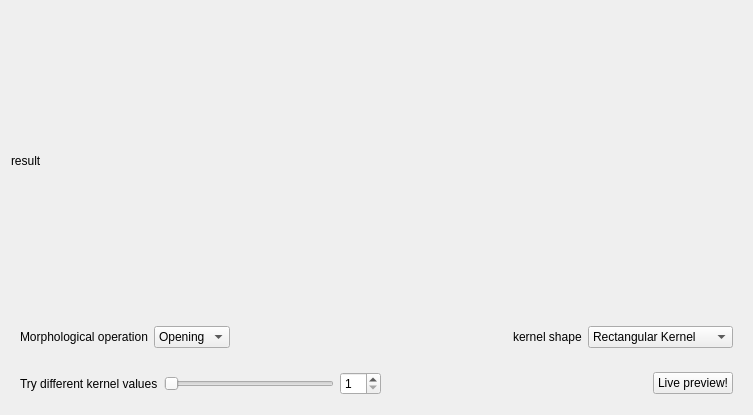
             <widget class="QWidget" name="dog_tab">
              <attribute name="title">
               <string>Difference of Gaussians (DoG) edge detection</string>
              </attribute>
              <layout class="QVBoxLayout" name="verticalLayout_9">
               <item>
                <widget class="QLabel" name="dog_result">
                 <property name="minimumSize">
                  <size>
                   <width>0</width>
                   <height>300</height>
                  </size>
                 </property>
                 <property name="text">
                  <string>result</string>
                 </property>
                </widget>
               </item>
               <item>
                <widget class="QWidget" name="dog_sec2" native="true">
                 <property name="maximumSize">
                  <size>
                   <width>16777215</width>
                   <height>70</height>
                  </size>
                 </property>
                 <layout class="QHBoxLayout" name="horizontalLayout_7">
                  <item>
                   <widget class="QLabel" name="label_15">
                    <property name="text">
                     <string>Morphological operation</string>
                    </property>
                   </widget>
                  </item>
                  <item>
                   <widget class="QComboBox" name="open_close_combo">
                    <item>
                     <property name="text">
                      <string>Opening</string>
                     </property>
                    </item>
                    <item>
                     <property name="text">
                      <string>Closing</string>
                     </property>
                    </item>
                   </widget>
                  </item>
                  <item>
                   <spacer name="horizontalSpacer_8">
                    <property name="orientation">
                     <enum>Qt::Horizontal</enum>
                    </property>
                    <property name="sizeHint" stdset="0">
                     <size>
                      <width>40</width>
                      <height>20</height>
                     </size>
                    </property>
                   </spacer>
                  </item>
                  <item>
                   <widget class="QLabel" name="label_17">
                    <property name="text">
                     <string>kernel shape</string>
                    </property>
                   </widget>
                  </item>
                  <item>
                   <widget class="QComboBox" name="kernel_shape_combo">
                    <item>
                     <property name="text">
                      <string>Rectangular Kernel</string>
                     </property>
                    </item>
                    <item>
                     <property name="text">
                      <string>Elliptical Kernel</string>
                     </property>
                    </item>
                    <item>
                     <property name="text">
                      <string>Cross-shaped Kernel</string>
                     </property>
                    </item>
                   </widget>
                  </item>
                 </layout>
                </widget>
               </item>
               <item>
                <widget class="QWidget" name="dog_sec3" native="true">
                 <property name="maximumSize">
                  <size>
                   <width>16777215</width>
                   <height>90</height>
                  </size>
                 </property>
                 <layout class="QHBoxLayout" name="horizontalLayout_8">
                  <item>
                   <widget class="QLabel" name="label_16">
                    <property name="text">
                     <string>Try different kernel values</string>
                    </property>
                   </widget>
                  </item>
                  <item>
                   <widget class="QSlider" name="kernel_slider">
                    <property name="minimumSize">
                     <size>
                      <width>170</width>
                      <height>0</height>
                     </size>
                    </property>
                    <property name="cursor">
                     <cursorShape>ClosedHandCursor</cursorShape>
                    </property>
                    <property name="minimum">
                     <number>1</number>
                    </property>
                    <property name="maximum">
                     <number>15</number>
                    </property>
                    <property name="singleStep">
                     <number>2</number>
                    </property>
                    <property name="orientation">
                     <enum>Qt::Horizontal</enum>
                    </property>
                   </widget>
                  </item>
                  <item>
                   <widget class="QSpinBox" name="kernel_size_value">
                    <property name="minimum">
                     <number>1</number>
                    </property>
                    <property name="maximum">
                     <number>15</number>
                    </property>
                    <property name="singleStep">
                     <number>2</number>
                    </property>
                   </widget>
                  </item>
                  <item>
                   <spacer name="horizontalSpacer_9">
                    <property name="orientation">
                     <enum>Qt::Horizontal</enum>
                    </property>
                    <property name="sizeHint" stdset="0">
                     <size>
                      <width>266</width>
                      <height>20</height>
                     </size>
                    </property>
                   </spacer>
                  </item>
                  <item>
                   <widget class="QPushButton" name="live_dog">
                    <property name="cursor">
                     <cursorShape>PointingHandCursor</cursorShape>
                    </property>
                    <property name="text">
                     <string>Live preview!</string>
                    </property>
                   </widget>
                  </item>
                 </layout>
                </widget>
               </item>
              </layout>
             </widget>
